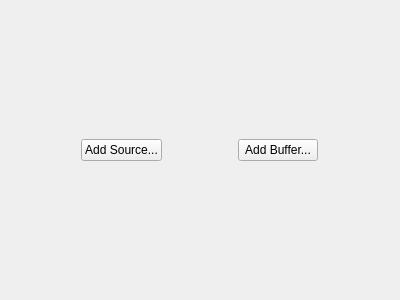
<?xml version="1.0" encoding="UTF-8"?>
<ui version="4.0">
 <class>AudioWidget</class>
 <widget class="QWidget" name="AudioWidget">
  <property name="geometry">
   <rect>
    <x>0</x>
    <y>0</y>
    <width>400</width>
    <height>300</height>
   </rect>
  </property>
  <property name="windowTitle">
   <string>Form</string>
  </property>
  <layout class="QVBoxLayout" name="verticalLayout_2">
   <item>
    <layout class="QVBoxLayout" name="verticalLayout">
     <item>
      <layout class="QHBoxLayout" name="horizontalLayout">
       <item>
        <widget class="QPushButton" name="addSource">
         <property name="sizePolicy">
          <sizepolicy hsizetype="Fixed" vsizetype="Fixed">
           <horstretch>0</horstretch>
           <verstretch>0</verstretch>
          </sizepolicy>
         </property>
         <property name="text">
          <string>Add Source...</string>
         </property>
        </widget>
       </item>
       <item>
        <widget class="QPushButton" name="addBuffer">
         <property name="sizePolicy">
          <sizepolicy hsizetype="Fixed" vsizetype="Fixed">
           <horstretch>0</horstretch>
           <verstretch>0</verstretch>
          </sizepolicy>
         </property>
         <property name="text">
          <string>Add Buffer...</string>
         </property>
        </widget>
       </item>
      </layout>
     </item>
    </layout>
   </item>
  </layout>
 </widget>
 <resources/>
 <connections/>
</ui>
